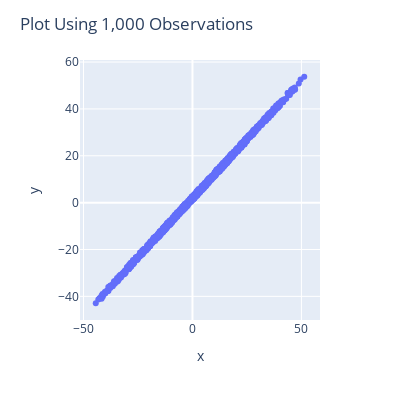

Notebook code cell kept with this figure:
### Code cell
yN = y.reshape(observaciones,)
metasN = metas.reshape(observaciones,)
fig = px.scatter(x = yN, y =  metasN)

fig.update_layout(
    width = 400,
    height = 400,
    title="Plot Using 1,000 Observations")

fig.show()

### Figure 1 — Plotly figure (JSON) as saved in the notebook; plotly's stock layout.template omitted (floating-point values rounded to 4 significant figures; data arrays with more than 128 entries replaced by an {"elided": "..."} marker saying what was removed)
{"data": [{"hovertemplate": "x=%{x}<br>y=%{y}<extra></extra>", "legendgroup": "", "marker": {"color": "#636efa", "symbol": "circle"}, "mode": "markers", "name": "", "orientation": "v", "showlegend": false, "type": "scatter", "x": {"elided": "1000 float values"}, "xaxis": "x", "y": {"elided": "1000 float values"}, "yaxis": "y"}], "layout": {"height": 400, "legend": {"tracegroupgap": 0}, "margin": {"t": 60}, "title": {"text": "Plot Using 1,000 Observations"}, "width": 400, "xaxis": {"anchor": "y", "domain": [0, 1], "title": {"text": "x"}}, "yaxis": {"anchor": "x", "domain": [0, 1], "title": {"text": "y"}}}}
